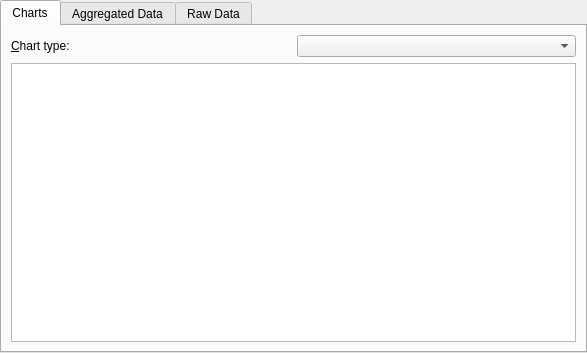
<?xml version="1.0" encoding="UTF-8"?>
<ui version="4.0">
 <class>UserFeedback::Analyzer::AnalyticsView</class>
 <widget class="QWidget" name="UserFeedback::Analyzer::AnalyticsView">
  <property name="geometry">
   <rect>
    <x>0</x>
    <y>0</y>
    <width>587</width>
    <height>353</height>
   </rect>
  </property>
  <layout class="QVBoxLayout" name="verticalLayout">
   <property name="leftMargin">
    <number>0</number>
   </property>
   <property name="topMargin">
    <number>0</number>
   </property>
   <property name="rightMargin">
    <number>0</number>
   </property>
   <property name="bottomMargin">
    <number>0</number>
   </property>
   <item>
    <widget class="QTabWidget" name="tabWidget">
     <property name="currentIndex">
      <number>0</number>
     </property>
     <widget class="QWidget" name="chartTab">
      <attribute name="title">
       <string>Charts</string>
      </attribute>
      <layout class="QVBoxLayout" name="verticalLayout_7">
       <item>
        <layout class="QHBoxLayout" name="horizontalLayout_2">
         <item>
          <widget class="QLabel" name="label_2">
           <property name="text">
            <string>&amp;Chart type:</string>
           </property>
           <property name="buddy">
            <cstring>chartType</cstring>
           </property>
          </widget>
         </item>
         <item>
          <widget class="QComboBox" name="chartType"/>
         </item>
        </layout>
       </item>
       <item>
        <widget class="QStackedWidget" name="chartStack">
         <property name="currentIndex">
          <number>0</number>
         </property>
         <widget class="QWidget" name="timelinePage">
          <layout class="QVBoxLayout" name="verticalLayout_2">
           <property name="leftMargin">
            <number>0</number>
           </property>
           <property name="topMargin">
            <number>0</number>
           </property>
           <property name="rightMargin">
            <number>0</number>
           </property>
           <property name="bottomMargin">
            <number>0</number>
           </property>
           <item>
            <widget class="QtCharts::QChartView" name="timelineChartView">
             <property name="renderHints">
              <set>QPainter::Antialiasing|QPainter::TextAntialiasing</set>
             </property>
            </widget>
           </item>
          </layout>
         </widget>
         <widget class="QWidget" name="singularPage">
          <layout class="QVBoxLayout" name="verticalLayout_3">
           <item>
            <widget class="QtCharts::QChartView" name="singularChartView"/>
           </item>
           <item>
            <layout class="QHBoxLayout" name="horizontalLayout">
             <item>
              <widget class="QSlider" name="timeSlider">
               <property name="orientation">
                <enum>Qt::Horizontal</enum>
               </property>
              </widget>
             </item>
             <item>
              <widget class="QLabel" name="timeLabel"/>
             </item>
            </layout>
           </item>
          </layout>
         </widget>
        </widget>
       </item>
      </layout>
     </widget>
     <widget class="QWidget" name="aggregationTab">
      <attribute name="title">
       <string>Aggregated Data</string>
      </attribute>
      <layout class="QVBoxLayout" name="verticalLayout_6">
       <item>
        <widget class="QTableView" name="aggregatedDataView"/>
       </item>
      </layout>
     </widget>
     <widget class="QWidget" name="dataTab">
      <attribute name="title">
       <string>Raw Data</string>
      </attribute>
      <layout class="QVBoxLayout" name="verticalLayout_4">
       <item>
        <widget class="QTableView" name="dataView"/>
       </item>
      </layout>
     </widget>
    </widget>
   </item>
  </layout>
  <action name="actionAggregateYear">
   <property name="checkable">
    <bool>true</bool>
   </property>
   <property name="text">
    <string>&amp;Year</string>
   </property>
   <property name="toolTip">
    <string>Aggregate data by year.</string>
   </property>
  </action>
  <action name="actionAggregateMonth">
   <property name="checkable">
    <bool>true</bool>
   </property>
   <property name="text">
    <string>&amp;Month</string>
   </property>
   <property name="toolTip">
    <string>Aggregate data by month.</string>
   </property>
  </action>
  <action name="actionAggregateWeek">
   <property name="checkable">
    <bool>true</bool>
   </property>
   <property name="text">
    <string>&amp;Week</string>
   </property>
   <property name="toolTip">
    <string>Aggregate data by week.</string>
   </property>
  </action>
  <action name="actionAggregateDay">
   <property name="checkable">
    <bool>true</bool>
   </property>
   <property name="text">
    <string>&amp;Day</string>
   </property>
   <property name="toolTip">
    <string>Aggregate data by day.</string>
   </property>
  </action>
  <action name="actionExportData">
   <property name="icon">
    <iconset theme="document-export"/>
   </property>
   <property name="text">
    <string>&amp;Export Data...</string>
   </property>
   <property name="toolTip">
    <string>Export all recorded data.</string>
   </property>
  </action>
  <action name="actionImportData">
   <property name="icon">
    <iconset theme="document-import"/>
   </property>
   <property name="text">
    <string>&amp;Import Data...</string>
   </property>
   <property name="toolTip">
    <string>Import sample data.</string>
   </property>
  </action>
  <action name="actionReload">
   <property name="icon">
    <iconset theme="view-refresh"/>
   </property>
   <property name="text">
    <string>&amp;Reload Data</string>
   </property>
   <property name="toolTip">
    <string>Refresh data from the server.</string>
   </property>
  </action>
  <action name="actionTimelineChart">
   <property name="checkable">
    <bool>true</bool>
   </property>
   <property name="text">
    <string>&amp;Timeline Chart</string>
   </property>
   <property name="toolTip">
    <string>Show development over time.</string>
   </property>
  </action>
  <action name="actionSingularChart">
   <property name="checkable">
    <bool>true</bool>
   </property>
   <property name="text">
    <string>&amp;Singular Chart</string>
   </property>
   <property name="toolTip">
    <string>Show chart for a single time interval.</string>
   </property>
  </action>
 </widget>
 <customwidgets>
  <customwidget>
   <class>QtCharts::QChartView</class>
   <extends>QGraphicsView</extends>
   <header location="global">QChartView</header>
  </customwidget>
 </customwidgets>
 <resources/>
 <connections/>
</ui>
